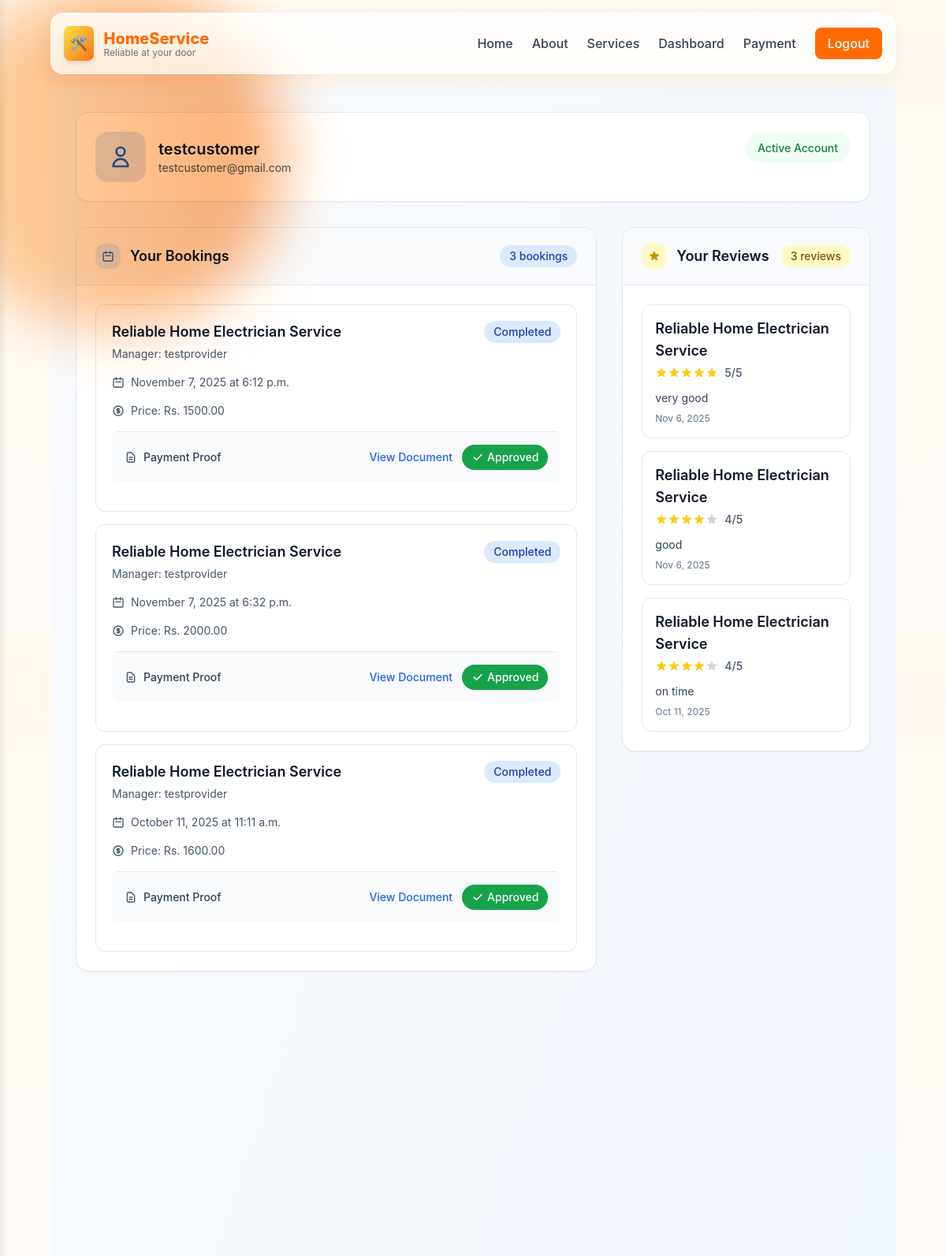
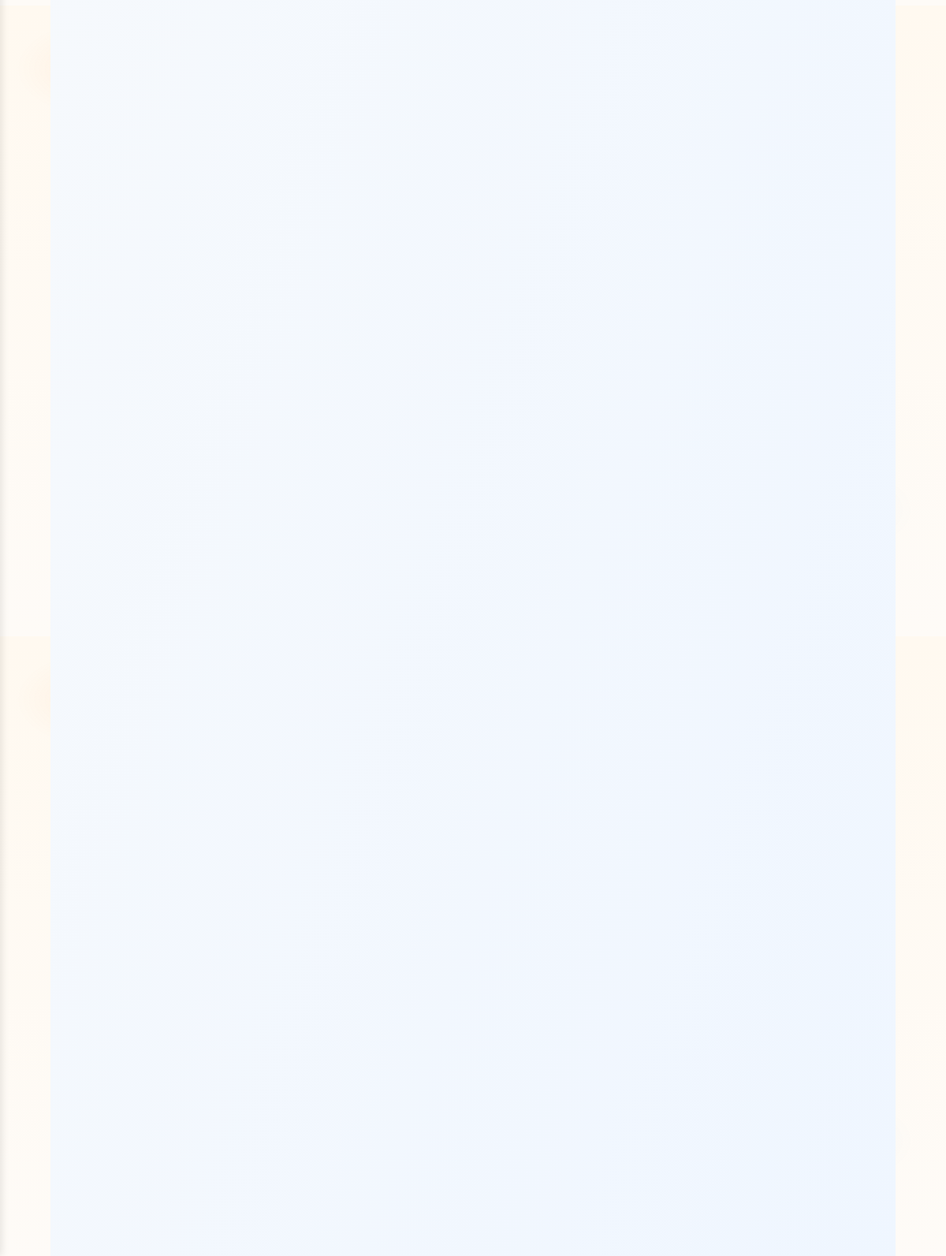
Screenshot of /customer-dashboard/ (signed in) with the database file from the repository (2 pictures, top to bottom).
### booking/models.py (models this page shows, shortened)
class CustomUser(AbstractUser):
    ROLE_CHOICES = (
        ('customer', 'Customer'),
        ('provider', 'Service Provider'),
    )
    role = models.CharField(max_length=20, choices=ROLE_CHOICES, default='customer')
    wallet_balance = models.DecimalField(max_digits=10, decimal_places=2, default=0, validators=[MinValueValidator(0)])

class Booking(models.Model):
    STATUS_CHOICES = (
        ('pending', 'Pending'),
        ('confirmed', 'Confirmed'),
        ('completed', 'Completed'),
        ('cancelled', 'Cancelled'),
        ('awaiting_payment', 'Awaiting Payment'),
    )
    customer = models.ForeignKey(CustomUser, on_delete=models.CASCADE, related_name='bookings')
    service = models.ForeignKey(Service, on_delete=models.CASCADE)
    date = models.DateField()
    time = models.TimeField()
    status = models.CharField(max_length=20, choices=STATUS_CHOICES, default='pending')
    completion_price = models.DecimalField(max_digits=10, decimal_places=2, null=True, blank=True, validators=[MinValueValidator(0)])

class Service(models.Model):
    title = models.CharField(max_length=200)
    description = models.TextField()
    service_type = models.ForeignKey(ServiceType, on_delete=models.CASCADE, related_name='services')
    image = models.ImageField(upload_to='services/', blank=True, null=True)
    manager = models.ForeignKey(CustomUser, on_delete=models.CASCADE, related_name='services')

class PaymentProof(models.Model):
    STATUS_CHOICES = (
        ('pending', 'Pending'),
        ('approved', 'Approved'),
        ('rejected', 'Rejected'),
    )
    customer = models.ForeignKey(CustomUser, on_delete=models.CASCADE, related_name='payment_proofs')
    booking = models.ForeignKey(Booking, on_delete=models.CASCADE, related_name='payment_proofs')
    file = models.FileField(upload_to='payment_proofs/')
    upload_date = models.DateTimeField(auto_now_add=True)
    status = models.CharField(max_length=20, choices=STATUS_CHOICES, default='pending')

class Review(models.Model):
    booking = models.OneToOneField(Booking, on_delete=models.CASCADE, related_name='review')
    rating = models.IntegerField()
    comment = models.TextField()
    created_at = models.DateTimeField(auto_now_add=True)

### booking/views.py (the view)
# urls.py: path('customer-dashboard/', views.customer_dashboard, name='customer_dashboard'),
@login_required
def customer_dashboard(request):
    if request.user.role != 'customer':
        messages.error(request, 'You are not authorized to access the customer dashboard.')
        return redirect('index')
    bookings = Booking.objects.filter(customer=request.user).order_by('-date')
    reviews = Review.objects.filter(booking__customer=request.user).order_by('-created_at')
    return render(request, 'customer_dashboard.html', {
        'bookings': bookings,
        'reviews': reviews
    })

### booking/templates/customer_dashboard.html (shortened to what this page needs)
{% extends 'base.html' %}
{% load static %}
{% block content %}
<div class="min-h-screen bg-gradient-to-br from-slate-50 to-blue-50">
  <div class="max-w-7xl mx-auto px-4 sm:px-6 lg:px-8 py-6 sm:py-8">
    <div class="bg-white rounded-lg sm:rounded-2xl shadow-sm border border-slate-200 p-4 sm:p-6 mb-6 sm:mb-8">
      <div class="flex flex-col sm:flex-row items-start justify-between gap-4 sm:gap-6">
        <div class="flex items-center space-x-3 sm:space-x-4">
          <div class="w-12 sm:w-16 h-12 sm:h-16 bg-gradient-to-r from-blue-100 to-indigo-100 rounded-lg sm:rounded-2xl flex items-center justify-center">
            <svg class="w-6 sm:w-8 h-6 sm:h-8 text-blue-600" fill="none" stroke="currentColor" viewBox="0 0 24 24">
              <path stroke-linecap="round" stroke-linejoin="round" stroke-width="2" d="M16 7a4 4 0 11-8 0 4 4 0 018 0zM12 14a7 7 0 00-7 7h14a7 7 0 00-7-7z" />
            </svg>
          </div>
          <div>
            <h2 class="text-lg sm:text-xl font-semibold text-slate-900">{{ user.get_full_name|default:user.username }}</h2>
            <p class="text-slate-600 text-xs sm:text-sm">{{ user.email }}</p>
          </div>
        </div>
        <div class="bg-green-50 px-3 sm:px-4 py-1 sm:py-2 rounded-full">
          <span class="text-green-700 font-medium text-xs sm:text-sm">Active Account</span>
        </div>
      </div>
    </div>
    <div class="grid grid-cols-1 lg:grid-cols-3 gap-6 sm:gap-8">
      <div class="lg:col-span-2">
        <div class="bg-white rounded-lg sm:rounded-2xl shadow-sm border border-slate-200 overflow-hidden">
          <div class="px-4 sm:px-6 py-3 sm:py-5 border-b border-slate-200 bg-slate-50">
            <div class="flex flex-col sm:flex-row items-center justify-between gap-2 sm:gap-3">
              <div class="flex items-center space-x-2 sm:space-x-3">
                <div class="w-6 sm:w-8 h-6 sm:h-8 bg-blue-100 rounded-lg sm:rounded-xl flex items-center justify-center">
                  <svg class="w-3 sm:w-4 h-3 sm:h-4 text-blue-600" fill="none" stroke="currentColor" viewBox="0 0 24 24">
                    <path stroke-linecap="round" stroke-linejoin="round" stroke-width="2" d="M8 7V3m8 4V3m-9 8h10M5 21h14a2 2 0 002-2V7a2 2 0 00-2-2H5a2 2 0 00-2 2v12a2 2 0 002 2z" />
                  </svg>
                </div>
                <h3 class="text-base sm:text-lg font-semibold text-slate-900">Your Bookings</h3>
              </div>
              {% if bookings %}
              <span class="bg-blue-100 text-blue-800 px-2 sm:px-3 py-1 sm:py-1 rounded-full text-xs sm:text-sm font-medium">
                {{ bookings|length }} booking{{ bookings|length|pluralize }}
              </span>
              {% endif %}
            </div>
          </div>
          <div class="p-4 sm:p-6">
            {% if bookings %}
            <div class="space-y-4">
              {% for booking in bookings %}
              <div class="border border-slate-200 rounded-lg sm:rounded-xl p-3 sm:p-5 hover:border-blue-300 hover:shadow-sm transition-all duration-200">
                <div class="flex flex-col sm:flex-row items-start justify-between mb-2 sm:mb-4 gap-2 sm:gap-4">
                  <div>
                    <h4 class="font-semibold text-slate-900 text-base sm:text-lg mb-1">{{ booking.service.title }}</h4>
                    <p class="text-slate-600 text-xs sm:text-sm">Manager: {{ booking.service.manager.get_full_name|default:booking.service.manager.username }}</p>
                  </div>
                  <div class="text-right">
                    <span class="inline-flex items-center px-2 sm:px-3 py-1 sm:py-1 rounded-full text-xs sm:text-sm font-medium
                      {% if booking.status == 'confirmed' %} bg-green-100 text-green-800
                      {% elif booking.status == 'pending' %} bg-yellow-100 text-yellow-800
                      {% elif booking.status == 'cancelled' %} bg-red-100 text-red-800
                      {% elif booking.status == 'completed' %} bg-blue-100 text-blue-800
                      {% elif booking.status == 'awaiting_payment' %} bg-orange-100 text-orange-800
                      {% else %} bg-slate-100 text-slate-800 {% endif %}">
                      {{ booking.get_status_display }}
                    </span>
                  </div>
                </div>
                <div class="flex items-center text-slate-600 text-xs sm:text-sm mb-2 sm:mb-4">
                  <svg class="w-3 sm:w-4 h-3 sm:h-4 mr-1 sm:mr-2" fill="none" stroke="currentColor" viewBox="0 0 24 24">
                    <path stroke-linecap="round" stroke-linejoin="round" stroke-width="2" d="M8 7V3m8 4V3m-9 8h10M5 21h14a2 2 0 002-2V7a2 2 0 00-2-2H5a2 2 0 00-2 2v12a2 2 0 002 2z" />
                  </svg>
                  {{ booking.date|date:"F j, Y" }} at {{ booking.time|time:"g:i a" }}
                </div>
                {% if booking.completion_price %}
                <div class="flex items-center text-slate-600 text-xs sm:text-sm mb-2 sm:mb-4">
                  Price: Rs. {{ booking.completion_price|floatformat:2 }}
                </div>
                {% endif %}
                <div class="bg-slate-50 rounded-lg p-2 sm:p-4 border-t">
                  {% if booking.payment_proofs.exists %}
                  {% for payment_proof in booking.payment_proofs.all %}
                  <div class="flex flex-col sm:flex-row items-center justify-between gap-2 sm:gap-3">
                    <div class="flex items-center space-x-1 sm:space-x-2">
                      <svg class="w-3 sm:w-4 h-3 sm:h-4 text-slate-600" fill="none" stroke="currentColor" viewBox="0 0 24 24">
                        <path stroke-linecap="round" stroke-linejoin="round" stroke-width="2" d="M9 12h6m-6 4h6m2 5H7a2 2 0 01-2-2V5a2 2 0 012-2h5.586a1 1 0 01.707.293l5.414 5.414a1 1 0 01.293.707V19a2 2 0 01-2 2z" />
                      </svg>
                      <span class="text-xs sm:text-sm text-slate-700 font-medium">Payment Proof</span>
                    </div>
                    <div class="flex items-center space-x-2 sm:space-x-3">
                      <a href="{{ payment_proof.file.url }}" target="_blank"
                         class="text-blue-600 hover:text-blue-800 text-xs sm:text-sm font-medium transition-colors">
                        View Document
                      </a>
                      <span class="inline-flex items-center px-2 sm:px-3 py-1 sm:py-1.5 rounded-full text-xs sm:text-sm font-medium
                        {% if payment_proof.status == 'approved' %} bg-green-600 text-white
                        {% elif payment_proof.status == 'pending' %} text-yellow-600
                        {% elif payment_proof.status == 'rejected' %} text-red-600
                        {% else %} text-slate-600 {% endif %}">
                        {% if payment_proof.status == 'approved' %}
                          <svg class="w-3 sm:w-4 h-3 sm:h-4 mr-1" fill="currentColor" viewBox="0 0 20 20">
                            <path fill-rule="evenodd" d="M16.707 5.293a1 1 0 010 1.414l-8 8a1 1 0 01-1.414 0l-4-4a1 1 0 011.414-1.414L8 12.586l7.293-7.293a1 1 0 011.414 0z" clip-rule="evenodd" />
                          </svg>
                        {% elif payment_proof.status == 'pending' %}
                          <svg class="w-3 sm:w-4 h-3 sm:h-4 mr-1" fill="currentColor" viewBox="0 0 20 20">
                            <path fill-rule="evenodd" d="M10 18a8 8 0 100-16 8 8 0 000 16zm1-12a1 1 0 10-2 0v4a1 1 0 00.293.707l2.828 2.829a1 1 0 101.415-1.415L11 9.586V6z" clip-rule="evenodd" />
                          </svg>
                        {% endif %}
                        {{ payment_proof.get_status_display }}
                      </span>
                    </div>
                  </div>
                  {% endfor %}
                  {% endif %}
                </div>
              </div>
              {% endfor %}
            </div>
            {% endif %}
          </div>
        </div>
      </div>
      <div class="lg:col-span-1">
        <div class="bg-white rounded-lg sm:rounded-2xl shadow-sm border border-slate-200 overflow-hidden">
          <div class="px-4 sm:px-6 py-3 sm:py-5 border-b border-slate-200 bg-slate-50">
            <div class="flex flex-col sm:flex-row items-center justify-between gap-2 sm:gap-3">
              <div class="flex items-center space-x-2 sm:space-x-3">
                <div class="w-6 sm:w-8 h-6 sm:h-8 bg-yellow-100 rounded-lg sm:rounded-xl flex items-center justify-center">
                </div>
                <h3 class="text-base sm:text-lg font-semibold text-slate-900">Your Reviews</h3>
              </div>
              {% if reviews %}
              <span class="bg-yellow-100 text-yellow-800 px-2 sm:px-3 py-1 sm:py-1 rounded-full text-xs sm:text-sm font-medium">
                {{ reviews|length }} review{{ reviews|length|pluralize }}
              </span>
              {% endif %}
            </div>
          </div>
          <div class="p-4 sm:p-6">
            {% if reviews %}
            <div class="space-y-4">
              {% for review in reviews %}
              <div class="border border-slate-200 rounded-lg sm:rounded-xl p-3 sm:p-4 hover:border-yellow-300 hover:shadow-sm transition-all duration-200">
                <h4 class="font-semibold text-slate-900 text-base sm:text-lg mb-1">{{ review.booking.service.title }}</h4>
                <div class="flex items-center mb-2 sm:mb-3">
                  <div class="flex items-center">
                  </div>
                  <span class="ml-1 sm:ml-2 text-slate-600 text-xs sm:text-sm font-medium">{{ review.rating }}/5</span>
                </div>
                <p class="text-slate-700 text-xs sm:text-sm mb-1 sm:mb-2 line-clamp-3">{{ review.comment }}</p>
                <p class="text-slate-500 text-xs">{{ review.created_at|date:"M j, Y" }}</p>
              </div>
              {% endfor %}
            </div>
            {% endif %}
          </div>
        </div>
      </div>
    </div>
  </div>
</div>
{% endblock %}

### booking/templates/base.html (style rules this page uses)
:root { --accent: #FF6B00; --accent-2: #FFB86B; --muted: #F7F5F2; }
body { background: radial-gradient(1000px 600px at 10% 10%, rgba(255, 107, 0, 0.06), transparent 10%), radial-gradient(800px 500px at 90% 80%, rgba(0, 122, 255, 0.03), transparent 10%), linear-gradient(180deg, #FFF9F0 0%, #FEFBF7 100%); -webkit-font-smoothing: antialiased; -moz-osx-font-smoothing: grayscale; font-family: Inter, ui-sans-serif, system-ui, -apple-system, "Segoe UI", Roboto, "Helvetica Neue", Arial; color: #1F2937; margin: 0; padding: 0; box-sizing: border-box; overflow-x: hidden; }

### rows the page displays
CustomUser: get_full_name "testcustomer", email "testcustomer@gmail.com"
Booking: service "Reliable Home Electrician Service", service.manager.get_full_name "testprovider", status "Completed", date "November 7, 2025", time "6:12 p.m.", completion_price "1500.00"
PaymentProof: status "Approved"
Booking: service "Reliable Home Electrician Service", service.manager.get_full_name "testprovider", status "Completed", date "November 7, 2025", time "6:32 p.m.", completion_price "2000.00"
PaymentProof: status "Approved"
Booking: service "Reliable Home Electrician Service", service.manager.get_full_name "testprovider", status "Completed", date "October 11, 2025", time "11:11 a.m.", completion_price "1600.00"
PaymentProof: status "Approved"
Review: booking.service "Reliable Home Electrician Service", rating "5", comment "very good", created_at "Nov 6, 2025"
Review: booking.service "Reliable Home Electrician Service", rating "4", comment "good", created_at "Nov 6, 2025"
Review: booking.service "Reliable Home Electrician Service", rating "4", comment "on time", created_at "Oct 11, 2025"

### other values shown
{{ bookings|length }} "3"
{{ reviews|length }} "3"
